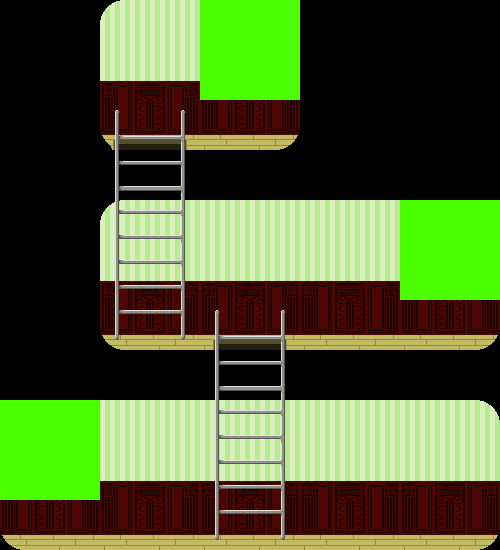

This game map was drawn from its Tiled (.tmx) file and the tilesets committed beside it. A one-line description and the full map source follow:
An orthogonal 10x11 tile map with 50x50 px tiles, 3 tile layers (Tile Layer 1, Tile Layer 2, Tile Layer 3), 3 tilesets and 5 objects.

<map version="1.0" orientation="orthogonal" renderorder="right-down" width="10" height="11" tilewidth="50" tileheight="50" nextobjectid="12">
 <tileset firstgid="1" name="BackGround" tilewidth="50" tileheight="50" tilecount="18" columns="6">
  <image source="BackGround.png" width="300" height="150" />
 </tileset>
 <tileset firstgid="19" name="ladder" tilewidth="50" tileheight="50" tilecount="10" columns="2">
  <image source="ladder.png" width="100" height="250" />
 </tileset>
 <tileset firstgid="29" name="Interactable" tilewidth="50" tileheight="50" tilecount="4" columns="2">
  <image source="Interactable.png" width="100" height="100" />
 </tileset>
 <layer name="Tile Layer 1" width="10" height="11">
  <data encoding="csv">
0,0,1,2,5,6,0,0,0,0,
0,0,7,8,11,12,0,0,0,0,
0,0,13,14,17,18,0,0,0,0,
0,0,0,0,0,0,0,0,0,0,
0,0,1,2,3,4,3,4,5,6,
0,0,7,8,9,10,9,10,11,12,
0,0,13,14,15,16,15,16,17,18,
0,0,0,0,0,0,0,0,0,0,
1,2,3,4,3,4,3,4,5,6,
7,8,9,10,9,10,9,10,11,12,
13,14,15,16,15,16,15,16,17,18
</data>
 </layer>
 <layer name="Tile Layer 2" width="10" height="11">
  <data encoding="csv">
0,0,0,0,0,0,0,0,0,0,
0,0,0,0,0,0,0,0,0,0,
0,0,0,0,0,0,0,0,0,0,
0,0,0,0,0,0,0,0,0,0,
0,0,0,0,0,0,0,0,0,0,
0,0,0,0,0,0,0,0,0,0,
0,0,0,0,0,0,0,0,0,0,
0,0,0,0,0,0,0,0,0,0,
0,0,0,0,0,0,0,0,0,0,
0,0,0,0,0,0,0,0,0,0,
0,0,0,0,0,0,0,0,0,0
</data>
 </layer>
 <layer name="Tile Layer 3" width="10" height="11">
  <data encoding="csv">
0,0,0,0,29,30,0,0,0,0,
0,0,0,0,31,32,0,0,0,0,
0,0,19,20,0,0,0,0,0,0,
0,0,21,22,0,0,0,0,0,0,
0,0,23,24,0,0,0,0,29,30,
0,0,25,26,0,0,0,0,31,32,
0,0,27,28,19,20,0,0,0,0,
0,0,0,0,21,22,0,0,0,0,
29,30,0,0,23,24,0,0,0,0,
31,32,0,0,25,26,0,0,0,0,
0,0,0,0,27,28,0,0,0,0
</data>
 </layer>
 <objectgroup name="floors">
  <object id="1" x="100" y="335" width="400" height="15" />
  <object id="2" x="0" y="535" width="500" height="15" />
  <object id="9" x="100" y="135" width="200" height="15" />
 </objectgroup>
 <objectgroup name="ladders">
  <object id="10" x="125" y="110" width="50" height="225" />
  <object id="11" x="222" y="308" width="54" height="231" />
 </objectgroup>
</map>
